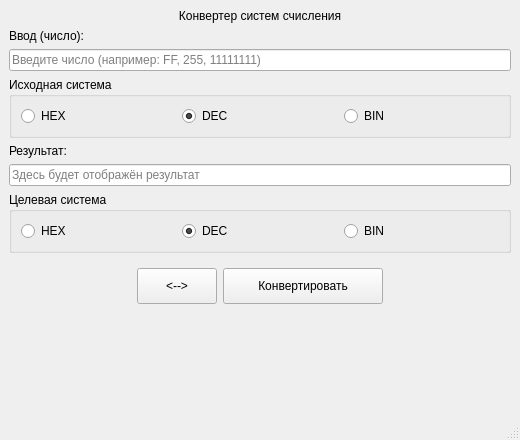
<?xml version="1.0" encoding="UTF-8"?>
<ui version="4.0">
 <class>MainWindow</class>
 <widget class="QMainWindow" name="MainWindow">
  <property name="geometry">
   <rect>
    <x>0</x>
    <y>0</y>
    <width>520</width>
    <height>440</height>
   </rect>
  </property>
  <property name="minimumSize">
   <size>
    <width>520</width>
    <height>440</height>
   </size>
  </property>
  <property name="maximumSize">
   <size>
    <width>520</width>
    <height>440</height>
   </size>
  </property>
  <property name="windowTitle">
   <string>Конвертер систем счисления</string>
  </property>
  <widget class="QWidget" name="centralwidget">
   <property name="minimumSize">
    <size>
     <width>480</width>
     <height>320</height>
    </size>
   </property>
   <layout class="QVBoxLayout" name="verticalLayout">
    <item>
     <widget class="QLabel" name="labelTitle">
      <property name="text">
       <string>Конвертер систем счисления</string>
      </property>
      <property name="alignment">
       <set>Qt::AlignmentFlag::AlignCenter</set>
      </property>
      <property name="margin">
       <number>8</number>
      </property>
     </widget>
    </item>
    <item>
     <layout class="QHBoxLayout" name="inputRow">
      <item>
       <layout class="QVBoxLayout" name="inputColumn">
        <item>
         <widget class="QLabel" name="labelInput">
          <property name="text">
           <string>Ввод (число):</string>
          </property>
         </widget>
        </item>
        <item>
         <widget class="QLineEdit" name="lineEdit_input">
          <property name="placeholderText">
           <string>Введите число (например: FF, 255, 11111111)</string>
          </property>
         </widget>
        </item>
        <item>
         <widget class="QGroupBox" name="groupBox_inputBase">
          <property name="title">
           <string>Исходная система</string>
          </property>
          <layout class="QHBoxLayout" name="layout_inputRadios">
           <item>
            <widget class="QRadioButton" name="radioInputHex">
             <property name="text">
              <string>HEX</string>
             </property>
             <property name="checked">
              <bool>false</bool>
             </property>
            </widget>
           </item>
           <item>
            <widget class="QRadioButton" name="radioInputDec">
             <property name="text">
              <string>DEC</string>
             </property>
             <property name="checked">
              <bool>true</bool>
             </property>
            </widget>
           </item>
           <item>
            <widget class="QRadioButton" name="radioInputBin">
             <property name="text">
              <string>BIN</string>
             </property>
            </widget>
           </item>
          </layout>
         </widget>
        </item>
       </layout>
      </item>
     </layout>
    </item>
    <item>
     <layout class="QHBoxLayout" name="outputRow">
      <item>
       <layout class="QVBoxLayout" name="outputColumn">
        <item>
         <widget class="QLabel" name="labelOutput">
          <property name="text">
           <string>Результат:</string>
          </property>
         </widget>
        </item>
        <item>
         <widget class="QLineEdit" name="lineEdit_output">
          <property name="readOnly">
           <bool>true</bool>
          </property>
          <property name="placeholderText">
           <string>Здесь будет отображён результат</string>
          </property>
         </widget>
        </item>
        <item>
         <widget class="QGroupBox" name="groupBox_outputBase">
          <property name="title">
           <string>Целевая система</string>
          </property>
          <layout class="QHBoxLayout" name="layout_outputRadios">
           <item>
            <widget class="QRadioButton" name="radioOutputHex">
             <property name="text">
              <string>HEX</string>
             </property>
            </widget>
           </item>
           <item>
            <widget class="QRadioButton" name="radioOutputDec">
             <property name="text">
              <string>DEC</string>
             </property>
             <property name="checked">
              <bool>true</bool>
             </property>
            </widget>
           </item>
           <item>
            <widget class="QRadioButton" name="radioOutputBin">
             <property name="text">
              <string>BIN</string>
             </property>
            </widget>
           </item>
          </layout>
         </widget>
        </item>
       </layout>
      </item>
     </layout>
    </item>
    <item>
     <layout class="QHBoxLayout" name="actionRow">
      <item>
       <spacer name="horizontalSpacer_left">
        <property name="orientation">
         <enum>Qt::Orientation::Horizontal</enum>
        </property>
        <property name="sizeHint" stdset="0">
         <size>
          <width>40</width>
          <height>20</height>
         </size>
        </property>
       </spacer>
      </item>
      <item>
       <widget class="QFrame" name="actionButtonsFrame">
        <layout class="QHBoxLayout" name="layout_actionButtons">
         <item>
          <widget class="QPushButton" name="pushButton_swap">
           <property name="minimumSize">
            <size>
             <width>64</width>
             <height>36</height>
            </size>
           </property>
           <property name="toolTip">
            <string>Поменять системы и значения местами</string>
           </property>
           <property name="text">
            <string>&lt;--&gt;</string>
           </property>
          </widget>
         </item>
         <item>
          <widget class="QPushButton" name="pushButton_convert">
           <property name="minimumSize">
            <size>
             <width>160</width>
             <height>36</height>
            </size>
           </property>
           <property name="toolTip">
            <string>Нажмите для начала конверсии</string>
           </property>
           <property name="text">
            <string>Конвертировать</string>
           </property>
          </widget>
         </item>
        </layout>
       </widget>
      </item>
      <item>
       <spacer name="horizontalSpacer_right">
        <property name="orientation">
         <enum>Qt::Orientation::Horizontal</enum>
        </property>
        <property name="sizeHint" stdset="0">
         <size>
          <width>40</width>
          <height>20</height>
         </size>
        </property>
       </spacer>
      </item>
     </layout>
    </item>
    <item>
     <widget class="QLabel" name="labelError">
      <property name="styleSheet">
       <string>color: #cc0000; font-weight: 600;</string>
      </property>
      <property name="text">
       <string/>
      </property>
      <property name="alignment">
       <set>Qt::AlignmentFlag::AlignCenter</set>
      </property>
     </widget>
    </item>
    <item>
     <spacer name="verticalSpacer_bottom">
      <property name="orientation">
       <enum>Qt::Orientation::Vertical</enum>
      </property>
      <property name="sizeHint" stdset="0">
       <size>
        <width>20</width>
        <height>20</height>
       </size>
      </property>
     </spacer>
    </item>
   </layout>
  </widget>
  <widget class="QMenuBar" name="menubar">
   <property name="geometry">
    <rect>
     <x>0</x>
     <y>0</y>
     <width>520</width>
     <height>22</height>
    </rect>
   </property>
  </widget>
  <widget class="QStatusBar" name="statusbar"/>
 </widget>
 <resources/>
 <connections/>
</ui>
